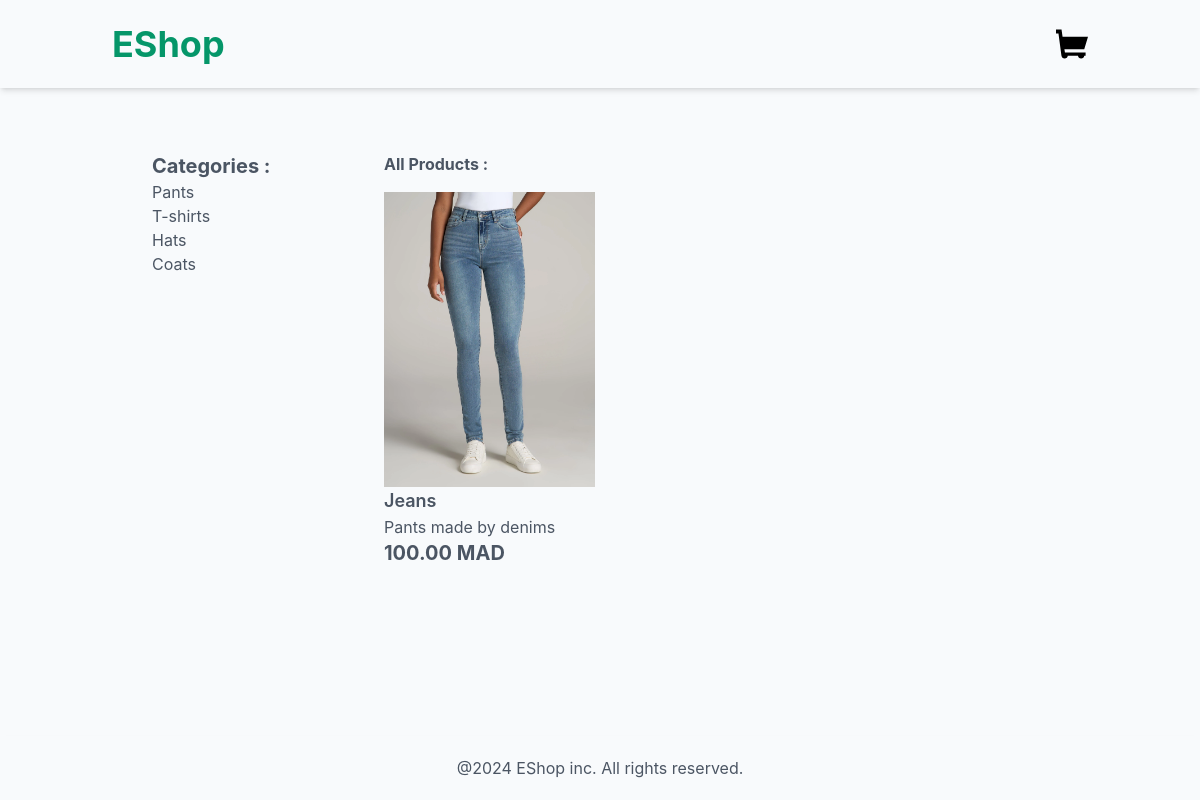
The page / on the database its author committed.
### product/models.py (models this page shows, shortened)
class Category(models.Model):
    name = models.CharField(max_length=250)
    slug = models.SlugField(unique = True)
    class Meta:
        verbose_name_plural = "categories"

class product(models.Model):
    category = models.ForeignKey(Category,related_name='product', on_delete=models.CASCADE)
    name = models.CharField(max_length=250)
    slug = models.SlugField(max_length=250)
    description = models.TextField(blank=True)
    price = models.DecimalField(max_digits=10, decimal_places=2)
    available = models.BooleanField(default=True)
    created = models.DateTimeField(auto_now_add = True)
    updated = models.DateTimeField(auto_now = True)
    image = models.ImageField(upload_to='product',blank=True, null=True)

### product/views.py (the view)
# urls.py: path('',views.product_list,name='product_list'),
def product_list(request, category_slug=None):
    category = None
    products = product.objects.filter(available=True)
    categories = Category.objects.all()
    if category_slug:
        category = get_object_or_404(Category, slug=category_slug)
        products = products.filter(category=category)
    return render(request, 'product/products/list.html', {
        'category':category,
        'product':products,
        'categories':categories,
    })

### product/templates/product/products/list.html (shortened to what this page needs)
{% extends "base.html" %}
{%block content%}
<div class="container mx-auto p-4 flex">
    <aside class="w-1/4 p-4">
        <h2 class="font-bold text-xl">Categories :</h2>
        <ul>
            {% for category in categories %}
            <li>
                <a href="{% url 'product:product_list_by_category' category.slug %}">{{category.name}}</a>
            </li>
            {% endfor %}
        </ul>
    </aside>
    <main class="w-3/4 p-4">
        {% if category%}
        <h2 class="font-bold mb-4">{{category.name}}</h2>
        {% else %}
        <h2 class="font-bold mb-4">All Products :</h2>
        {% endif %}
        <div class="grid grid-cols-3 gap-4">
            {% for product in product %}
            <a href="{% url 'product:product_detail' product.id product.slug %}"/>
            <div>
                {% if product.image %}
                <img src="{{product.image.url}}" alt="{{product.name}}">
                {% else %}
                <p class="text-red-600 font-semibold">The image is not available !</p>
                {% endif %}
                <h3 class="text-lg font-semibold">{{product.name}}</h3>
                <p class="">{{product.description}}</p>
                <p class="text-xl font-bold">{{product.price}} MAD</p>
            </div>
            {% endfor %}
        </div>
    </main>
</div>
{%endblock%}

### rows shown on the page
Category: name "Pants"
Category: name "T-shirts"
Category: name "Hats"
Category: name "Coats"
product: image (picture), name "Jeans", description "Pants made by denims", price "100.00"
